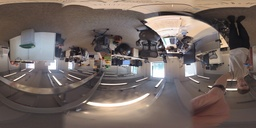
#> input picture bbox_to_cmd_vel/scripts/equirect.jpg, 256 x 128 px, shrunk from 1280 x 639 before the run
$ python equirect_to_stereographic.py   (Python 2 division)
#> lines starting #> are read from the running program, lines starting #| are printed output that depends on the picture
import cv2
import math
import numpy as np
import numpy.matlib as nplib

def d1(x,y):
    return np.sqrt(np.add(np.multiply(x,x),np.multiply(y,y)))

def d2(r):
    return 2*math.atan2(r,2*1)

def asin_elt(a):
    return math.asin(a)

def atan_elt(a,b):
    return math.atan2(a,b)

def compute_phi(x, y, phi_1, R):
    rho = d1(x,y)
    c = np.asarray(map(d2,rho.flatten()))
    c = np.reshape(c,(x.shape[0], x.shape[1]))
    mult = np.cos(c)*np.sin(phi_1)+y*np.sin(c)*np.cos(phi_1)/rho
    phi = np.asarray(map(asin_elt, mult.flatten()))
    phi = np.reshape(phi,(x.shape[0], x.shape[1]))
    return phi

def compute_lambda(x,y,phi_1,lambda_0, R):
    rho = d1(x,y)
    c = np.asarray(map(d2,rho.flatten()))
    c = np.reshape(c,(x.shape[0], x.shape[1]))

    num = np.multiply(x,np.sin(c))
    denum = np.multiply(np.multiply(rho,np.cos(phi_1)),np.cos(c))-np.multiply(np.multiply(y,np.sin(phi_1)),np.sin(c))

    lambd = lambda_0 + np.asarray(map(atan_elt, num.flatten(), denum.flatten()))
    lambd = np.reshape(lambd,(x.shape[0], x.shape[1]))
    return lambd

def build_map(im):
    h, w, _ = im.shape
    x, y = np.meshgrid(range(-w/2,w/2),range(-w/2,w/2))

    R = 1
    phi = compute_phi(x,y,0,R).astype('float32')
    lbda = compute_lambda(x,y,0,0,R).astype('float32')
    return phi, lbda

if __name__ == '__main__':

    im = cv2.imread('equirect.jpg')
#> im is the input picture: shape (128, 256, 3); mean B, G, R 98, 102.8, 115.4

    phi, lbda = build_map(im)
#> in compute_phi, `rho = d1(x,y)`:
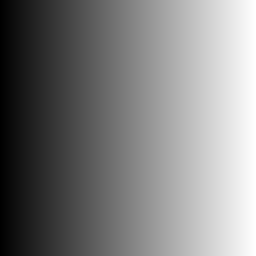
#> x: shape (256, 256) int64; min -128, max 127, mean -0.5; drawn with min black and max white
#> in compute_phi, `mult = np.cos(c)*np.sin(phi_1)+y*np.sin(c)*np.cos(phi_1)/rho`:
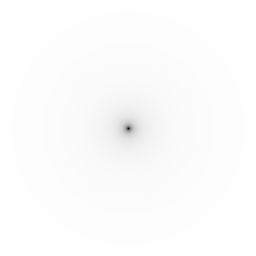
#> c: shape (256, 256) float64; min 0, max 3.12, mean 3.09; drawn with min black and max white
#> in compute_lambda, `denum = np.multiply(np.multiply(rho,np.cos(phi_1)),np.cos(c))-np.multi..`:
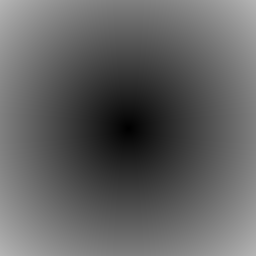
#> rho: shape (256, 256) float64; min 0, max 181, mean 97.9
#> in compute_lambda, `denum = np.multiply(np.multiply(rho,np.cos(phi_1)),np.cos(c))-np.multi..`:
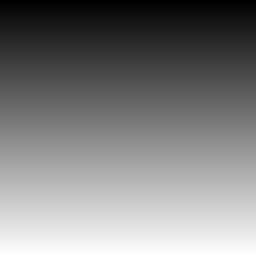
#> y: shape (256, 256) int64; min -128, max 127, mean -0.5; drawn with min black and max white
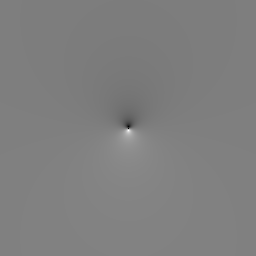
#> phi: shape (256, 256) float32; 0% of the values are NaN or infinite; the others: min -1.57, max 1.57, mean -9.59e-05; drawn with min black, max white, NaN and infinite black
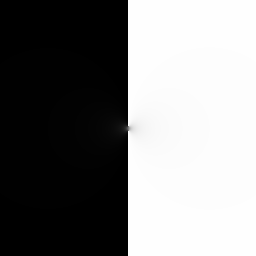
#> lbda: shape (256, 256) float32; min -3.14, max 3.14, mean -0.000144; drawn with min black and max white
    print phi, lbda
#> (printed output is left out)
    im = cv2.remap(im, phi, lbda, cv2.INTER_CUBIC)
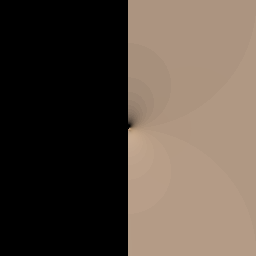
#> im: shape (256, 256, 3); mean B, G, R 65.2, 75.6, 87.8
    cv2.imshow('Equirectangular image', im)
    cv2.waitKey(0)
    cv2.destroyAllWindows()

$ run again, with bbox_to_cmd_vel/scripts/V0080010.JPG copied over bbox_to_cmd_vel/scripts/equirect.jpg
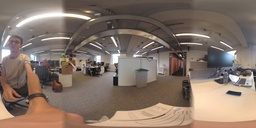
#> input picture bbox_to_cmd_vel/scripts/V0080010.JPG, 256 x 128 px, shrunk from 1280 x 639 before the run
#> im is the input picture: shape (128, 256, 3); mean B, G, R 104.4, 115.8, 133.1
#> (printed output is left out)
#> `im = cv2.remap(im, phi, lbda, cv2.INTER_CUBIC)`:
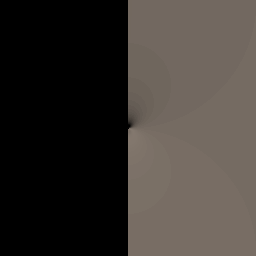
#> im: shape (256, 256, 3); mean B, G, R 48.9, 53.2, 58.4

$ run again, with bbox_to_cmd_vel/scripts/V0090011.JPG copied over bbox_to_cmd_vel/scripts/equirect.jpg
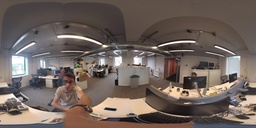
#> input picture bbox_to_cmd_vel/scripts/V0090011.JPG, 256 x 128 px, shrunk from 1280 x 639 before the run
#> im is the input picture: shape (128, 256, 3); mean B, G, R 93.7, 99.6, 112.1
#> (printed output is left out)
#> `im = cv2.remap(im, phi, lbda, cv2.INTER_CUBIC)`:
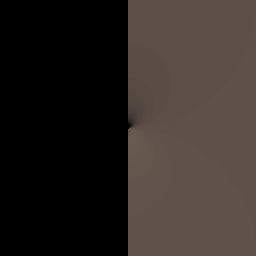
#> im: shape (256, 256, 3); mean B, G, R 36.4, 40.4, 46.9
